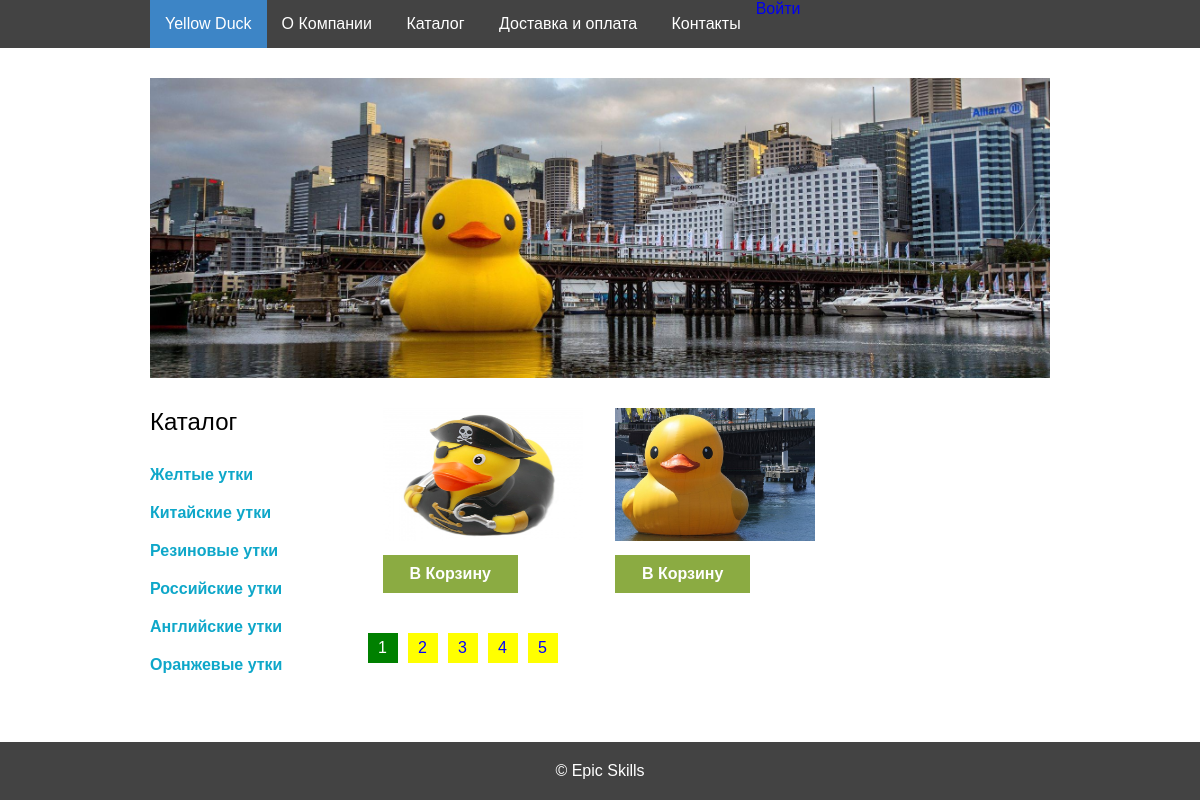
Before: / with the older database file.
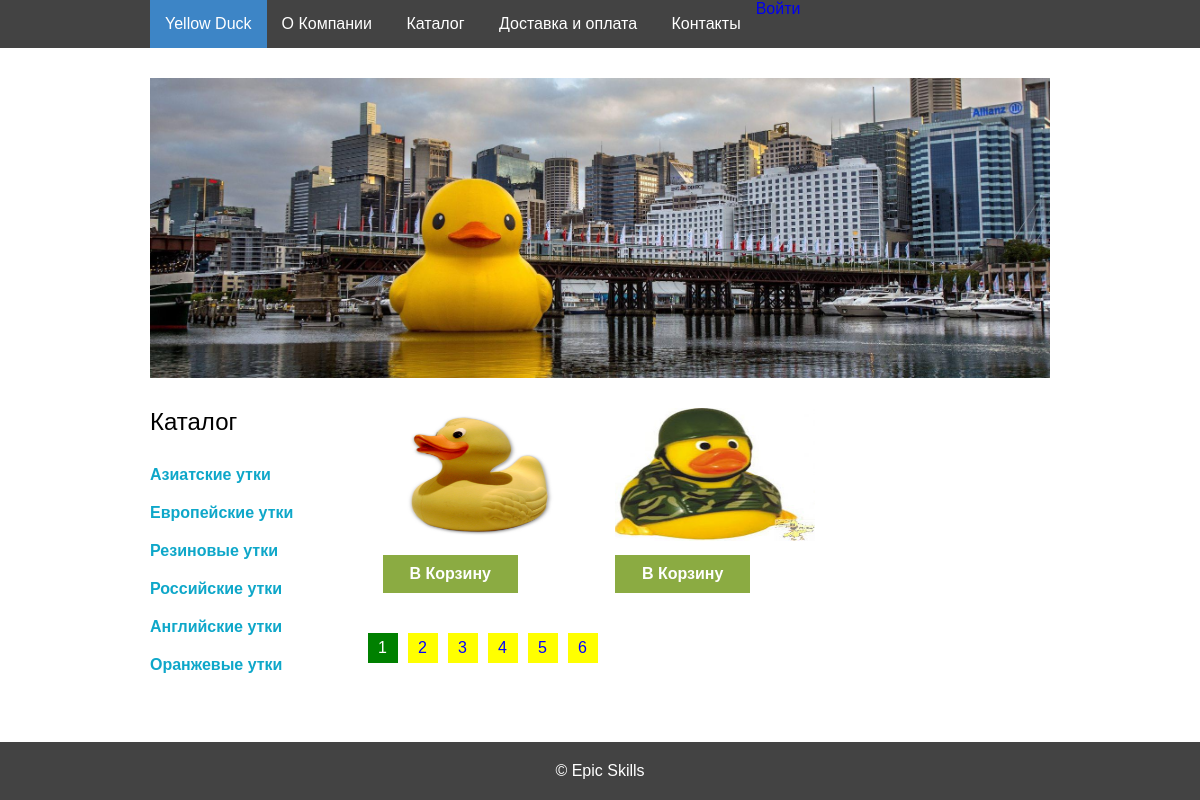
After: the same page with the newer database file.
### tables this page shows
CREATE TABLE `categories` ( 
	`id` Int( 11 ) AUTO_INCREMENT NOT NULL, 
	`title` VarChar( 255 ) NOT NULL,
	 PRIMARY KEY ( `id` )
 )
CHARACTER SET = utf8
COLLATE = utf8_general_ci;

CREATE TABLE `products` ( 
	`id` Int( 11 ) AUTO_INCREMENT NOT NULL, 
	`title` VarChar( 255 ) NOT NULL, 
	`description` Text NULL, 
	`price` Double( 7, 2 ) NOT NULL, 
	`image_id` Int( 11 ) NOT NULL DEFAULT '1', 
	`created_at` DateTime NULL, 
	`updated_at` DateTime NOT NULL, 
	`category_id` Int( 11 ) NULL,
	 PRIMARY KEY ( `id` )
 )
CHARACTER SET = utf8
COLLATE = utf8_general_ci;

CREATE TABLE `images` ( 
	`id` Int( 11 ) AUTO_INCREMENT NOT NULL, 
	`photo` VarChar( 255 ) NOT NULL, 
	`created_at` DateTime NULL, 
	`updated_at` DateTime NULL,
	 PRIMARY KEY ( `id` )
 )
CHARACTER SET = utf8
COLLATE = utf8_general_ci;

### src/autoload.php (called while the page is built, shortened)
<?php
function autoload($className) {
    $src_path = __DIR__ . '/../src/';
    $className = ltrim($className, '\\');
    $fileName  = '';
    if ($lastNsPos = strrpos($className, '\\')) {
        $namespace = substr($className, 0, $lastNsPos);
        $className = substr($className, $lastNsPos + 1);
        $fileName  = str_replace('\\', DIRECTORY_SEPARATOR, $namespace) . DIRECTORY_SEPARATOR;
    }
    $fileName .= str_replace('_', DIRECTORY_SEPARATOR, $className) . '.php';
}

### src/App/Utilities/Url.php (called while the page is built, shortened)
<?php
class Url
{
    private $page = 'main';
    public function __construct(){
        $request_uri = $_SERVER['REQUEST_URI'];
        $script_name = $_SERVER['SCRIPT_NAME'];
        $page = str_replace($script_name, '', $request_uri);
        $page = trim($page, '/');
    }
    public function getPage()
    {
        return $this->page;
    }
}

### src/main.php (called while the page is built)
<?php
$products = \App\DB\Products::getAll($connection);
include_once __DIR__ . '/templates/_header.php';
include_once __DIR__ . '/templates/_top_menu.php';
include_once __DIR__ . '/templates/_main.php';
include_once __DIR__ . '/templates/_footer.php';
?>

### src/App/DB/Connection.php (called while the page is built, shortened)
<?php
class Connection {
    private $connection;
    public function __construct($username,$password) {
        try {
            $this->connection = new \PDO(
                'mysql:host=localhost;dbname=duck_store;charset=utf8',
                $username,
                $password
            );
        } catch (Exception $e) {
            die($e->getMessage());
        }
    }
    public function prepare($sql) {
        return $this->connection->prepare($sql);
    }
}

### src/App/DB/Categories.php (called while the page is built, shortened)
<?php
class Categories {
    public static function getAll(Connection $connection) {
        $cat_stmt = $connection->prepare("SELECT * FROM `categories`");
        $cat_stmt->execute();
        return $cat_stmt->fetchAll(\PDO::FETCH_ASSOC);
    }
}

### src/App/DB/Products.php (called while the page is built, shortened)
<?php
class Products {
    public static function getAll(Connection $connection) {
        $statement = $connection->prepare('SELECT p.id, p.title, p.description, p.price, i.photo
 FROM `products` p INNER JOIN `images` i ON p.image_id = i.id GROUP BY p.id');
        $statement->execute();
        $products = $statement->fetchAll(\PDO::FETCH_ASSOC);
        return $products;
    }
}

### src/templates/_menu.php (the view)
<aside class="column column3">
	<h2>Каталог</h2>
	<ul>
        <?php
        foreach($categories as $_category){
            echo "<li><a href='"
                .\App\Utilities\Options::URL
                ."/category/?id="
                .$_category['id']."'>"
                .$_category['title']."</a></li>";
        }
        ?>
	</ul>
</aside>

### web/index.php (shortened to what this page needs)
<?php
$src_path = __DIR__ . '/../src/';
include_once $src_path . 'autoload.php';
$connection = new \App\DB\Connection('root', '');
$urler = new \App\Utilities\Url();
$view = $urler->getPage();
$categories = \App\DB\Categories::getAll($connection);
switch ($view) {
    case 'main':
        include_once $src_path . 'main.php';
        break;
}

### src/templates/_header.php (shortened to what this page needs)
<!DOCTYPE html>
<html lang="en">
<head>
    <link href="<?= \App\Utilities\Options::ASSETS_PATH ?>css/normalize.css" rel="stylesheet">
  	<link href="<?= \App\Utilities\Options::ASSETS_PATH ?>css/style.css" rel="stylesheet">
</head>
<body>

### src/templates/_top_menu.php
<header>
	<div class="container clearfix">
		<a href="#" class="logo">Yellow Duck</a>
		<nav>
			<ul>
				<li><a href="">О Компании</a></li>
				<li><a href="#">Каталог</a></li>
				<li><a href="">Доставка и оплата</a></li>
				<li><a href="">Контакты</a></li>
			</ul>
		</nav>
        <div>
            <?php
            if (isset($_SESSION['user_id'])) {
                echo "вы зашли как пользователь<br>";
                echo "<a class=user-link href=".\App\Utilities\Options::URL."/cart"."/>Корзина</a>";
                echo "<a class=user-link href=".\App\Utilities\Options::URL."/orders"."/>Заказы</a>";
            }
             else {
                 echo "<a href=". \App\Utilities\Options::URL."./login ".">Войти</a >";
            }
            ?>
        </div>
	</div>
</header>

### src/templates/_main.php
<main>
    <div class="container">
        <div class="banner"></div>
        <div class="row clearfix">
            <?php include_once __DIR__ .'/_menu.php'; ?>
            <div class="column column9">
                <div class="catalog">
                    <div class="row clearfix">
                        <?php
                          include_once __DIR__ . '/_pagination.php';
                        ?>
                    </div>
                </div>
            </div>
        </div>
    </div>
</main>

### src/templates/_pagination.php (shortened to what this page needs)
<?php
if (isset($_GET['page'])) {
    $page = $_GET['page'];
} else {
    $page = "1";
}
    $count = ceil(count($products) / 2);
   if ($page <= $count) {
        $offset = intval($page) + (intval($page) - 1);
        for ($i = $offset - 1; $i < $offset + 1; $i++) {
            if ($i <= count($products)) {
                include "_shop_element.php";
            }
        }
    } else {
        echo "There are no such items";
    }
echo "<ul class=catalog-items>";
for ($i = 1; $i < $count+1; $i++) {
    if ($i != $page) {
        echo "<li><a href=index.php?view=catalog&page=$i>$i</a></li>";
    } else {
        echo "<li class=current>$i</li>";
    }
}
echo "</ul>";

### src/templates/_shop_element.php
<div class="item-block column column4">
	<a href="<?= \App\Utilities\Options::URL ?>/product/?id=<?=$products[$i]['id']?>" class="item" title="<?=$products[$i]['title'];?>">
		<img src="<?=$products[$i]['photo']?>" alt="уточка">
	</a>
	<a href="<?= \App\Utilities\Options::URL ?>/cart/add/?item=<?=$products[$i]['id']?>" class="btn-basket">
        В Корзину
    </a>
</div>

### src/templates/_footer.php
<footer>
	<div class="container">
		<p> © Epic Skills</p>
	</div>
</footer>
</body>

### web/css/style.css (style rules this page uses)
* { margin: 0; padding: 0; -webkit-box-sizing: border-box; -moz-box-sizing: border-box; box-sizing: border-box; }
body { background-color: #fff; width: 100%; }
.clearfix::after { content: ''; display: table; clear: both; }
.container { width: 960px; margin-right: auto; margin-left: auto; padding-left: 30px; padding-right: 30px;margin: 0 auto; }
.row { margin-left: -15px; margin-right: -15px; }
.column { position: relative; min-height: 1px; padding-left: 15px; padding-right: 15px; float: left; }
.column3 { width: 25%; }
.column4 { width: 33.33%; }
.column9 { width: 75%; }
.column4:nth-of-type(3n+1) { clear: both; }
a { text-decoration: none; }
li { list-style-type: none; }
p { font-size: 16px; }
h1,h2,h3 { font-weight: normal; }
h2 { font-size: 24px; margin-bottom: 20px; }
header { background-color: #434343; width: 100%; margin-bottom: 30px; }
nav,.logo { float: left; }
nav li,nav li a,.btn-basket { display: inline-block; }
nav li a { padding: 15px 15px; color: #fff; }
.logo { padding: 15px; color:#fff; background-color: #3d85c6; }
.banner { background-image: url("../img/banner.jpeg"); -webkit-background-size: 100%; background-size: 100%; background-position: 0px; width: 100%; height: 300px; margin-bottom: 30px; }
aside a { display: block; color: #0ea7c9; padding: 10px 0; font-size: 16px; font-weight: bold; }
.item-block { margin-bottom: 40px; }
.item-block img { width: 200px; height: 133px; margin-bottom: 10px; }
.btn-basket { background-color: #8bab42; color: #fff; padding: 10px 27px; font-weight: bold; }
main,section { overflow: hidden; margin-bottom: 100px; }
footer { position:fixed; bottom: 0; background-color: #434343; width: 100%; text-align: center; color: #fff; padding: 20px 0; }
.catalog-items li { display: inline-block; margin-right: 10px; width: 30px; height: 30px; line-height: 29px; text-align: center; background: yellow; color: blue; }
.catalog-items li a { text-decoration: none; display: block; color: blue; width: 30px; height: 30px; }
.catalog-items li.current { background: green; color: white; }
.catalog-items { z-index: 2; display: block; float: none; clear: left; }

Changed rows visible on the page:
changed categories: title "Желтые утки" → "Азиатские утки"
changed categories: title "Китайские утки" → "Европейские утки"
changed products (number 1 of 2 on the later page): image.photo: a different picture
changed products (number 2 of 2 on the later page): image.photo: a different picture
Other visible differences:
new list line: "6"
